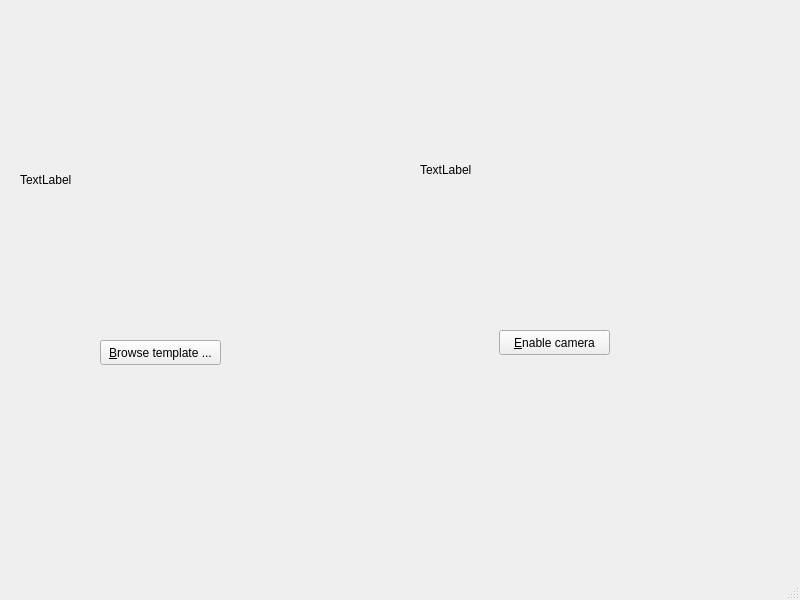
<?xml version="1.0" encoding="UTF-8"?>
<ui version="4.0">
 <class>MainWindow</class>
 <widget class="QMainWindow" name="MainWindow">
  <property name="geometry">
   <rect>
    <x>0</x>
    <y>0</y>
    <width>800</width>
    <height>600</height>
   </rect>
  </property>
  <property name="windowTitle">
   <string>SIFT Demo</string>
  </property>
  <widget class="QWidget" name="centralwidget">
   <widget class="QPushButton" name="browse_button">
    <property name="geometry">
     <rect>
      <x>100</x>
      <y>340</y>
      <width>121</width>
      <height>25</height>
     </rect>
    </property>
    <property name="text">
     <string>&amp;Browse template ...</string>
    </property>
   </widget>
   <widget class="QPushButton" name="toggle_cam_button">
    <property name="geometry">
     <rect>
      <x>499</x>
      <y>330</y>
      <width>111</width>
      <height>25</height>
     </rect>
    </property>
    <property name="text">
     <string>&amp;Enable camera</string>
    </property>
   </widget>
   <widget class="QLabel" name="template_label">
    <property name="geometry">
     <rect>
      <x>20</x>
      <y>60</y>
      <width>320</width>
      <height>240</height>
     </rect>
    </property>
    <property name="text">
     <string>TextLabel</string>
    </property>
   </widget>
   <widget class="QLabel" name="live_image_label">
    <property name="geometry">
     <rect>
      <x>420</x>
      <y>50</y>
      <width>320</width>
      <height>240</height>
     </rect>
    </property>
    <property name="text">
     <string>TextLabel</string>
    </property>
   </widget>
  </widget>
  <widget class="QMenuBar" name="menubar">
   <property name="geometry">
    <rect>
     <x>0</x>
     <y>0</y>
     <width>800</width>
     <height>22</height>
    </rect>
   </property>
  </widget>
  <widget class="QStatusBar" name="statusbar"/>
 </widget>
 <resources/>
 <connections/>
</ui>
